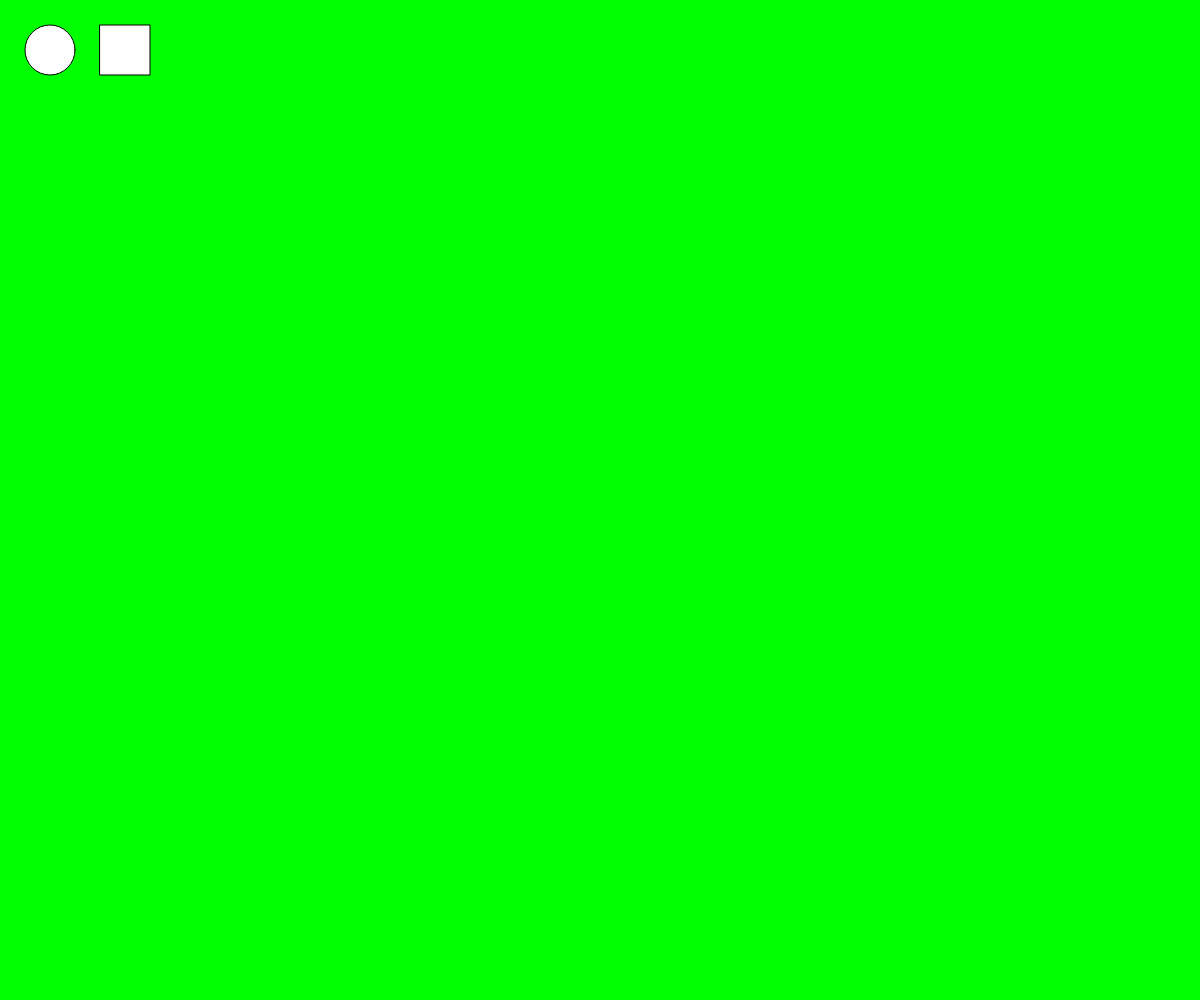
Frame 1 (no input)
Frame 60 (no input): identical to frame 1, image omitted
Frame 120 (the mouse pressed at the canvas centre since frame 60): identical to frame 1, image omitted

The p5.js sketch that drew this single still picture (run headless with seeded random() and noise() and a simulated clock; from frame 60 on, the mouse is pressed at the canvas centre):

// p5.js sketch
// ── sketch.js
function setup() {
  createCanvas(windowWidth, windowHeight);
}

function draw() {
  background(0, 255, 0);
  noStroke();
  fill(0, 255, 0);
  rect(20, 20, 150, 60);

  stroke('black');
  fill('white');
  circle(50, 50, 50);
  rect(100, 25, 50, 50);
}
